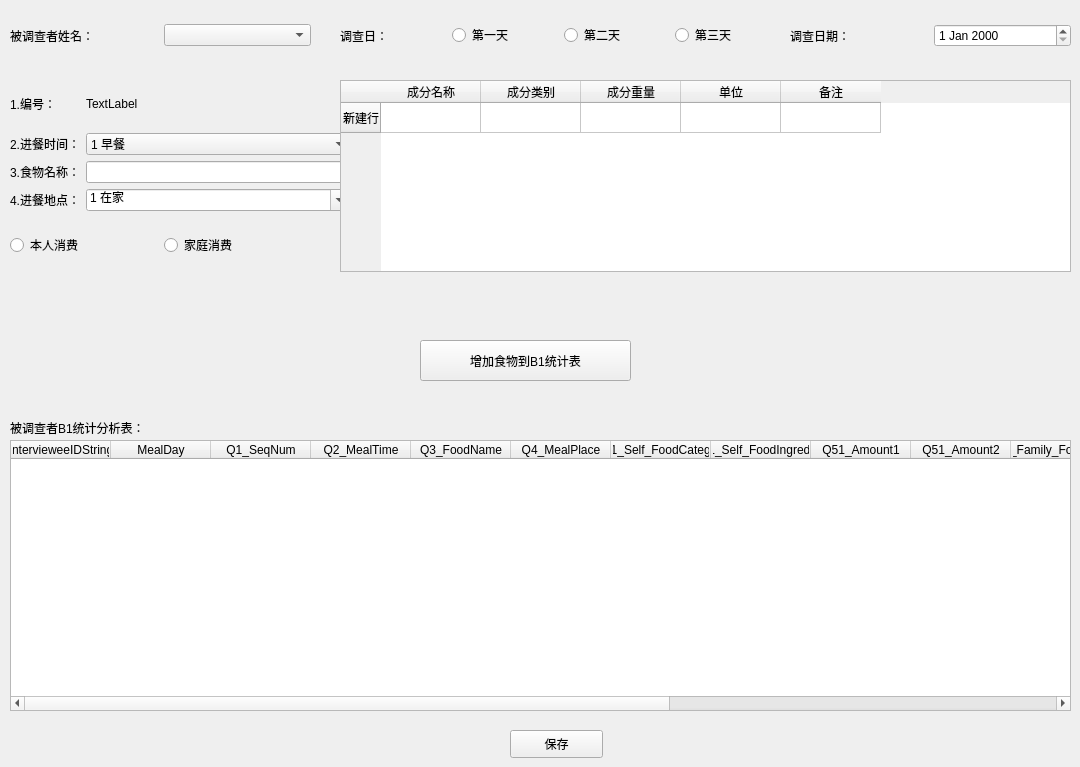
     <widget class="QWidget" name="tab_2">
      <attribute name="title">
       <string>B1正餐问卷</string>
      </attribute>
      <widget class="QWidget" name="horizontalLayoutWidget">
       <property name="geometry">
        <rect>
         <x>340</x>
         <y>20</y>
         <width>441</width>
         <height>31</height>
        </rect>
       </property>
       <layout class="QHBoxLayout" name="horizontalLayout_2">
        <item>
         <widget class="QLabel" name="label_13">
          <property name="text">
           <string>调查日：</string>
          </property>
         </widget>
        </item>
        <item>
         <widget class="QRadioButton" name="rb_day1_B1">
          <property name="text">
           <string>第一天</string>
          </property>
         </widget>
        </item>
        <item>
         <widget class="QRadioButton" name="rb_day2_B1">
          <property name="text">
           <string>第二天</string>
          </property>
         </widget>
        </item>
        <item>
         <widget class="QRadioButton" name="rb_day3_B1">
          <property name="text">
           <string>第三天</string>
          </property>
         </widget>
        </item>
       </layout>
      </widget>
      <widget class="QWidget" name="horizontalLayoutWidget_2">
       <property name="geometry">
        <rect>
         <x>790</x>
         <y>20</y>
         <width>281</width>
         <height>31</height>
        </rect>
       </property>
       <layout class="QHBoxLayout" name="horizontalLayout_3">
        <item>
         <widget class="QLabel" name="label_14">
          <property name="text">
           <string>调查日期：</string>
          </property>
         </widget>
        </item>
        <item>
         <widget class="QDateEdit" name="de_B1"/>
        </item>
       </layout>
      </widget>
      <widget class="QWidget" name="gridLayoutWidget_4">
       <property name="geometry">
        <rect>
         <x>10</x>
         <y>80</y>
         <width>341</width>
         <height>131</height>
        </rect>
       </property>
       <layout class="QGridLayout" name="gridLayout_4">
        <item row="0" column="0">
         <widget class="QLabel" name="label_15">
          <property name="text">
           <string>1.编号：</string>
          </property>
         </widget>
        </item>
        <item row="3" column="0">
         <widget class="QLabel" name="label_18">
          <property name="text">
           <string>4.进餐地点：</string>
          </property>
         </widget>
        </item>
        <item row="2" column="0">
         <widget class="QLabel" name="label_17">
          <property name="maximumSize">
           <size>
            <width>16777215</width>
            <height>161</height>
           </size>
          </property>
          <property name="text">
           <string>3.食物名称：</string>
          </property>
         </widget>
        </item>
        <item row="1" column="0">
         <widget class="QLabel" name="label_16">
          <property name="text">
           <string>2.进餐时间：</string>
          </property>
         </widget>
        </item>
        <item row="0" column="1">
         <widget class="QLabel" name="l_num_B1">
          <property name="text">
           <string>TextLabel</string>
          </property>
         </widget>
        </item>
        <item row="1" column="1">
         <widget class="QComboBox" name="cb_meal_time_B1">
          <item>
           <property name="text">
            <string>1 早餐</string>
           </property>
          </item>
          <item>
           <property name="text">
            <string>2 午餐</string>
           </property>
          </item>
          <item>
           <property name="text">
            <string>3 晚餐</string>
           </property>
          </item>
         </widget>
        </item>
        <item row="3" column="1">
         <widget class="QComboBox" name="cb_food_place_B1">
          <property name="editable">
           <bool>true</bool>
          </property>
          <item>
           <property name="text">
            <string>1 在家</string>
           </property>
          </item>
          <item>
           <property name="text">
            <string>2 学校或工作单位</string>
           </property>
          </item>
          <item>
           <property name="text">
            <string>3 饭店、快餐店、咖啡厅、摊点</string>
           </property>
          </item>
          <item>
           <property name="text">
            <string>4 亲戚或朋友家</string>
           </property>
          </item>
          <item>
           <property name="text">
            <string>5 请具体说明</string>
           </property>
          </item>
         </widget>
        </item>
        <item row="2" column="1">
         <widget class="QLineEdit" name="le_food_name_B1"/>
        </item>
       </layout>
      </widget>
      <widget class="QWidget" name="horizontalLayoutWidget_3">
       <property name="geometry">
        <rect>
         <x>10</x>
         <y>220</y>
         <width>301</width>
         <height>51</height>
        </rect>
       </property>
       <layout class="QHBoxLayout" name="horizontalLayout_4">
        <item>
         <widget class="QRadioButton" name="rb_personal">
          <property name="text">
           <string>本人消费</string>
          </property>
         </widget>
        </item>
        <item>
         <widget class="QRadioButton" name="rb_family">
          <property name="text">
           <string>家庭消费</string>
          </property>
         </widget>
        </item>
       </layout>
      </widget>
      <widget class="QTableWidget" name="tableWidget_2">
       <property name="geometry">
        <rect>
         <x>340</x>
         <y>80</y>
         <width>731</width>
         <height>192</height>
        </rect>
       </property>
       <row>
        <property name="text">
         <string>新建行</string>
        </property>
       </row>
       <column>
        <property name="text">
         <string>成分名称</string>
        </property>
       </column>
       <column>
        <property name="text">
         <string>成分类别</string>
        </property>
       </column>
       <column>
        <property name="text">
         <string>成分重量</string>
        </property>
       </column>
       <column>
        <property name="text">
         <string>单位</string>
        </property>
       </column>
       <column>
        <property name="text">
         <string>备注</string>
        </property>
       </column>
      </widget>
      <widget class="QLabel" name="label_20">
       <property name="geometry">
        <rect>
         <x>10</x>
         <y>420</y>
         <width>181</width>
         <height>16</height>
        </rect>
       </property>
       <property name="text">
        <string>被调查者B1统计分析表：</string>
       </property>
      </widget>
      <widget class="QTableWidget" name="tableWidget_3">
       <property name="geometry">
        <rect>
         <x>10</x>
         <y>440</y>
         <width>1061</width>
         <height>271</height>
        </rect>
       </property>
       <column>
        <property name="text">
         <string>IntervieweeIDString</string>
        </property>
       </column>
       <column>
        <property name="text">
         <string>MealDay</string>
        </property>
       </column>
       <column>
        <property name="text">
         <string>Q1_SeqNum</string>
        </property>
       </column>
       <column>
        <property name="text">
         <string>Q2_MealTime</string>
        </property>
       </column>
       <column>
        <property name="text">
         <string>Q3_FoodName</string>
        </property>
       </column>
       <column>
        <property name="text">
         <string>Q4_MealPlace</string>
        </property>
       </column>
       <column>
        <property name="text">
         <string>Q51_Self_FoodCategory</string>
        </property>
       </column>
       <column>
        <property name="text">
         <string>Q51_Self_FoodIngredient</string>
        </property>
       </column>
       <column>
        <property name="text">
         <string>Q51_Amount1</string>
        </property>
       </column>
       <column>
        <property name="text">
         <string>Q51_Amount2</string>
        </property>
       </column>
       <column>
        <property name="text">
         <string>Q52_Family_FoodCategory</string>
        </property>
       </column>
       <column>
        <property name="text">
         <string>Q52_Family_FoodIngredient</string>
        </property>
       </column>
       <column>
        <property name="text">
         <string>Q52_Amount1</string>
        </property>
       </column>
       <column>
        <property name="text">
         <string>Q52_Amount2</string>
        </property>
       </column>
       <column>
        <property name="text">
         <string>Q52_SelfRatio</string>
        </property>
       </column>
       <column>
        <property name="text">
         <string>Q_Memo</string>
        </property>
       </column>
      </widget>
      <widget class="QPushButton" name="pb_save_B1">
       <property name="geometry">
        <rect>
         <x>510</x>
         <y>730</y>
         <width>93</width>
         <height>28</height>
        </rect>
       </property>
       <property name="text">
        <string>保存</string>
       </property>
      </widget>
      <widget class="QWidget" name="horizontalLayoutWidget_13">
       <property name="geometry">
        <rect>
         <x>10</x>
         <y>20</y>
         <width>301</width>
         <height>31</height>
        </rect>
       </property>
       <layout class="QHBoxLayout" name="horizontalLayout_14">
        <item>
         <widget class="QLabel" name="label_12">
          <property name="text">
           <string>被调查者姓名：</string>
          </property>
         </widget>
        </item>
        <item>
         <widget class="QComboBox" name="cb_query_name_B1"/>
        </item>
       </layout>
      </widget>
      <widget class="QPushButton" name="pb_add_to_B1">
       <property name="geometry">
        <rect>
         <x>420</x>
         <y>340</y>
         <width>211</width>
         <height>41</height>
        </rect>
       </property>
       <property name="text">
        <string>增加食物到B1统计表</string>
       </property>
      </widget>
     </widget>
